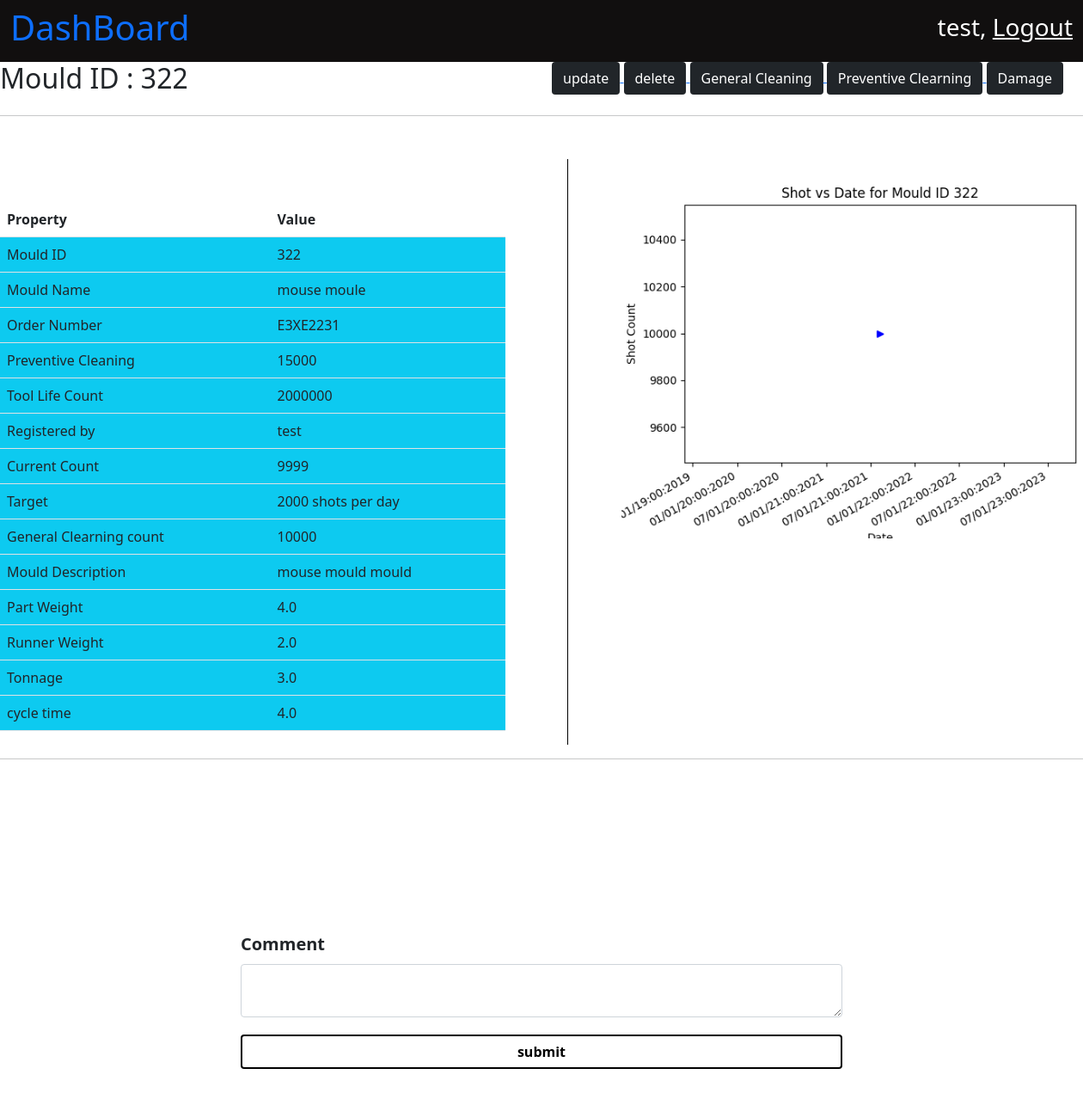
Page /mould/322/ (signed in) on the committed database.
### mould/models.py (models this page shows, shortened)
class Mould(models.Model):
    mould_id = models.IntegerField(primary_key=True)
    mould_name = models.CharField(max_length=200)
    cavity_number = models.IntegerField()
    registered_date = models.DateTimeField(auto_now_add=True)
    registered_by = models.ForeignKey(User, on_delete=models.PROTECT)
    general_maintaince_cleaning_threshold_value = models.IntegerField()
    preventive_maintaince_clearning_thresold_value = models.IntegerField()
    tool_life = models.IntegerField()
    present_count = models.IntegerField()
    moud_desc = models.CharField(max_length=100)
    order_number = models.CharField(max_length=100)
    raw_material = models.CharField(max_length=100)
    part_weight = models.FloatField()
    runner_weight = models.FloatField()
    tonnage = models.FloatField()
    cycle_time = models.FloatField()
    number_of_shots_per_day = models.IntegerField()
    preventice_maintaince_count = models.IntegerField(default=0)
    general_cleaning_maintance_count = models.IntegerField(default = 0)
    def __str__(self):
        return str(self.mould_id)

### mould/views.py (the view, shortened to what this page needs)
# urls.py: path('<int:mould_id>/', views.mould_view, name = "MouldView"),
@login_required
def mould_view(request, mould_id):
    context = {}
    global BACK_FROM_GCLEAN, BACK_FROM_PCLEAN, BACK_FROM_DAMAGE
    if BACK_FROM_GCLEAN:
        context['BACK_G_CLEAN'] = True
        BACK_FROM_GCLEAN = False
    else:
        context['BACK_G_CLEAN'] = False
    if BACK_FROM_PCLEAN:
        context['BACK_P_CLEAN'] = True
        BACK_FROM_PCLEAN = False
    else:
        context['BACK_P_CLEAN'] = False
    if BACK_FROM_DAMAGE:
        context['BACK_FROM_DAMAGE'] = True
        BACK_FROM_DAMAGE = False
    else:
        context['BACK_FROM_DAMAGE'] = False
    try:
        damage = MouldDamage.objects.get(mould_id = Mould.objects.get(mould_id = mould_id))
        context['DAMAGE'] = True
        context['damage'] = damage
    except:
        context['DAMAGE'] = False
    comments = MouldComment.objects.filter(mould_id = mould_id).order_by('commented_date_time')
    comments = list(comments)[::-1]
    print(comments)
    context['comments'] = comments
    mould_data =  Mould.objects.get(mould_id = mould_id)
    context['data'] = mould_data
    try:
        mould_g_clean_data = GeneralCleaningPresent.objects.get(mould_id = mould_data)
        print(mould_g_clean_data)
        context['mould_g_clean_data'] = mould_g_clean_data
        context['IN_CLEAN'] = True
    except:
        context['IN_CLEAN'] = False
    try:
        mould_p_maintain = PreventiveMaintaince.objects.get(mould_id = mould_data)
        print(mould_p_maintain)
        context['mould_p_main'] = mould_p_maintain
        context['IN_MAIN'] = True
    except:
        context['IN_MAIN'] = False
    drawGraphMould_vs_shots(mould_data)
    return render(request, 'mould_id.html', context)

### mould/views.py (called while the page is built)
def drawGraphMould_vs_shots(mould_id):
    mould_status_data = MouldStatus.objects.filter(mould_id = mould_id).order_by('status_update')
    increment_date = []
    increment_count = []
    for mould in mould_status_data:
        increment_date.append(mould.status_update.date())
        increment_count.append(mould.count_increment)
    print(increment_count)
    print(increment_date)
    plt.title(f'Shot vs Date for Mould ID {mould_id}')
    plt.xlabel('Date')
    plt.ylabel('Shot Count')
    plt.plot(increment_date, increment_count,marker='>', color='blue')
    plt.gcf().autofmt_xdate()
    myFmt = mdates.DateFormatter('%D:%M:%Y')
    plt.gca().xaxis.set_major_formatter(myFmt)
    plt.savefig('mould/static/images/mould_daily_count.png')
    plt.close()

### mould/templates/mould_id.html (shortened to what this page needs)
{% extends 'base.html' %}
{% load static %}
{% block title %}
    <link
        rel="stylesheet"
        href="{% static 'css/mould_id.css' %}" >
{% endblock %}
{% block body_content %}
    <nav
        class="navbar navbar-light dashboard_nav">
        <div class="container-fluid dashboard_nav">
            <p class="h1 dashboard_title">
                <a href="{% url 'homePage' %}" style="text-decoration:None;">
                  DashBoard
                </a>
            </p>
            <div class="user_data">
                <p class="h3">
                    {{ request.user.first_name }},
                    <a href="{% url 'userLogout' %}">
                        Logout
                    </a>
                </p>
            </div>
        </div>
    </nav>
    <div class="heading_container">
        <div class="row">
            <div class="col">
               <p class="h2">
                    Mould ID : {{ data.mould_id }}
                </p>
            </div>
            <div class="col">
                <a href="/mould/update/{{ data.mould_id }}">
                    <button class="btn bg-dark text-white mould_button">
                        update
                    </button>
                </a>
                <a href="/mould/delete/{{ data.mould_id }}">
                    <button class="btn bg-dark text-white mould_button">
                        delete
                    </button>
                </a>
                <a href="/mould/gclean/{{ data.mould_id }}">
                    <button class="btn bg-dark text-white mould_button">
                        General Cleaning
                    </button>
                </a>
                <a href="/mould/pmaintain/{{ data.mould_id }}">
                    <button class="btn bg-dark text-white mould_button">
                        Preventive Clearning
                    </button>
                </a>
                <a href="/mould/damageAdd/{{ data.mould_id }}">
                    <button class="btn bg-dark text-white mould_button">
                        Damage
                    </button>
                </a>
            </div>
        </div>
    </div>
    <hr />
    <div class="mould_data_show">
        <div class="row">
            <div class="col tableColumn">
                <table class="table">
                            <th scope="col">Property</th>
                            <th scope="col">Value</th>
                    <tr class="bg-info">
                        <td>
                            Mould ID
                        </td>
                        <td>
                            {{ data.mould_id }}
                        </td>
                    </tr>
                    <tr class="bg-info">
                        <td>
                            Mould Name
                        </td>
                        <td>
                            {{ data.mould_name }}
                        </td>
                    </tr>
                    <tr class="bg-info">
                        <td>
                            Order Number
                        </td>
                        <td>
                            {{ data.order_number }}
                        </td>
                    </tr>
                    <tr class="bg-info">
                        <td>
                            Preventive Cleaning
                        </td>
                        <td>
                            {{ data.preventive_maintaince_clearning_thresold_value }}
                        </td>
                    </tr>
                    <tr class="bg-info">
                        <td>
                           Tool Life Count
                        </td>
                        <td>
                            {{ data.tool_life }}
                        </td>
                    </tr>
                    <tr class="bg-info">
                        <td>
                            Registered by
                        </td>
                        <td>
                            {{ data.registered_by.first_name }}
                        </td>
                    </tr>
                    <tr class="bg-info">
                        <td>
                            Current Count
                        </td>
                        <td>
                            {{ data.present_count }}
                        </td>
                    </tr>
                    <tr class="bg-info">
                        <td>
                            Target
                        </td>
                        <td>
                            {{ data.number_of_shots_per_day }} shots per day
                        </td>
                    </tr>
                    <tr class="bg-info">
                        <td>
                            General Clearning count
                        </td>
                        <td>
                            {{ data.general_maintaince_cleaning_threshold_value }}
                        </td>
                    </tr>
                    <tr class="bg-info">
                        <td>
                            Mould Description
                        </td>
                        <td>
                            {{ data.moud_desc }}
                        </td>
                    </tr>
                    <tr class="bg-info">
                        <td>
                            Part Weight
                        </td>
                        <td>
                            {{ data.part_weight }}
                        </td>
                    </tr>
                    <tr class="bg-info">
                        <td>
                            Runner Weight
                        </td>
                        <td>
                            {{ data.runner_weight }}
                        </td>
                    </tr>
                    <tr class="bg-info">
                        <td>
                            Tonnage
                        </td>
                        <td>
                            {{ data.tonnage }}
                        </td>
                    </tr>
                    <tr class="bg-info">
                        <td>
                            cycle time
                        </td>
                        <td>
                            {{ data.cycle_time }}
                        </td>
                    </tr>
                </table>
            </div>
            <div class="col graphColumn">
                <img src="{% static 'images/mould_daily_count.png' %}" class="img-fluid" alt="...">
            </div>
        </div>
    </div>
    <hr />
    <div class="container">
        <form action="." method = "POST">
              <label
                for="exampleInputEmail1"
                class="form-label"
                style="font-size : 20px;"
                >
                <b>
                Comment
                </b>
            </label>
            <textarea
            name = "comment"
            class="form-control"
            id="mouldName"
            aria-describedby="textHelp"
            required >
            </textarea>
            <div
            class="mb-3 submitButton">
            <button type="submit" class="btn btn-primary submitButton customSubmitButton"><b>submit</b></button>
        </div>
        </form>
    </div>
{% endblock %}

### mould/static/css/mould_id.css (style rules this page uses)
nav.dashboard_nav { background-color: rgb(17, 15, 15); }
nav.dashboard_nav div.dashboard_nav { color : white; }
nav.dashboard_nav div.user_data p a { color: white; }
div.container { margin-top : 100px; padding: 100px; width: 900px; height: 500px; }
div.container form div button.customSubmitButton { width : 700px; color : black; background-color: white; border : 2px solid black; margin-top : 20px; }
div.mould_data_show { margin-top : 50px; }
div.mould_data_show div.row div.tableColumn { margin-top: 50px; }
div.mould_data_show div.graphColumn { margin-left: 60px; border-left: 0.5px solid black; }
div.mould_data_show div.graphColumn img { margin-left: 50px; width : 650px; }

### rows in the picture
Mould: mould_id "322", mould_name "mouse moule", order_number "E3XE2231", preventive_maintaince_clearning_thresold_value "15000", tool_life "2000000", registered_by.first_name "test", present_count "9999", number_of_shots_per_day "2000", general_maintaince_cleaning_threshold_value "10000", moud_desc "mouse mould mould", part_weight "4.0", runner_weight "2.0", tonnage "3.0", cycle_time "4.0"

### other values in the picture
{{ request.user.first_name }} "test"
